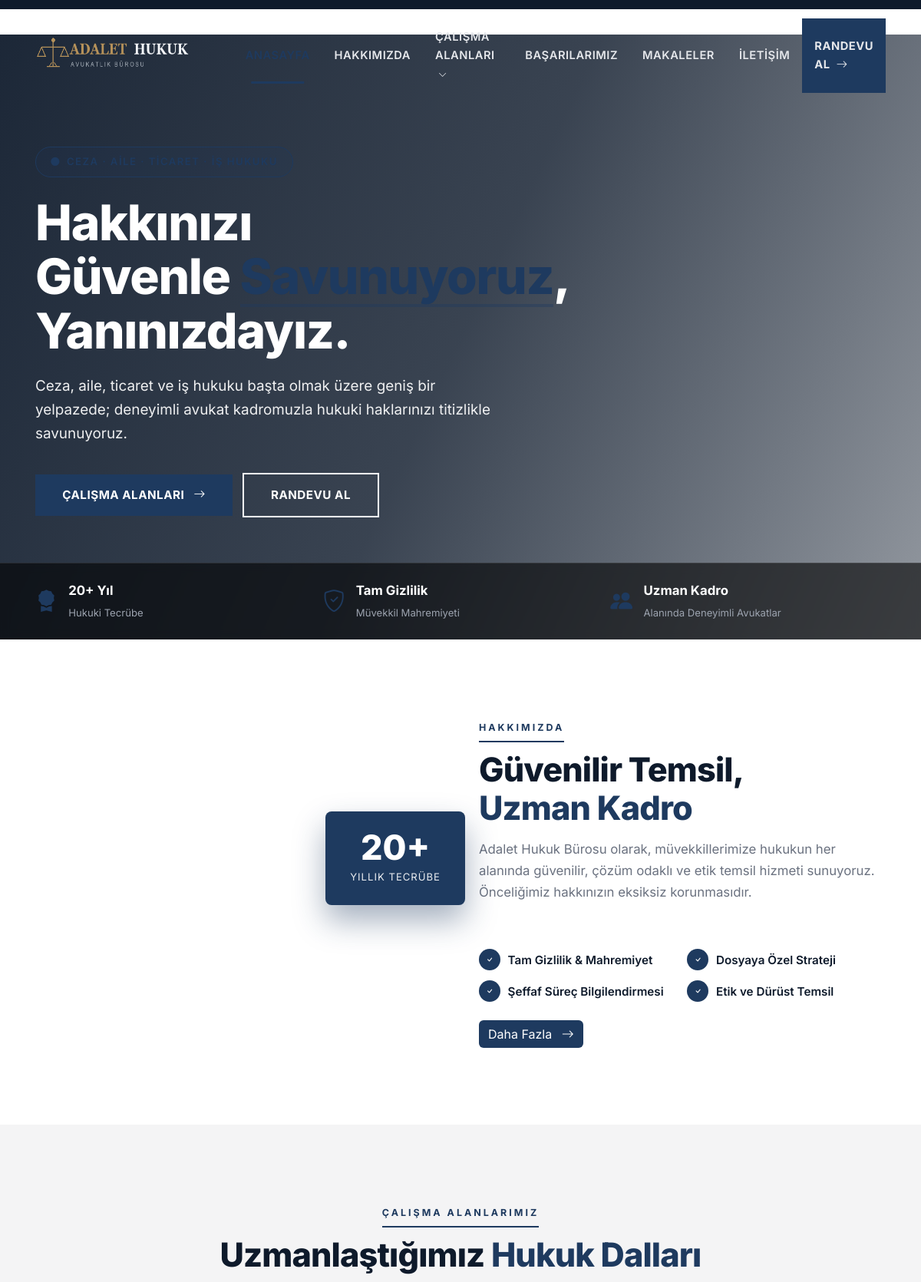
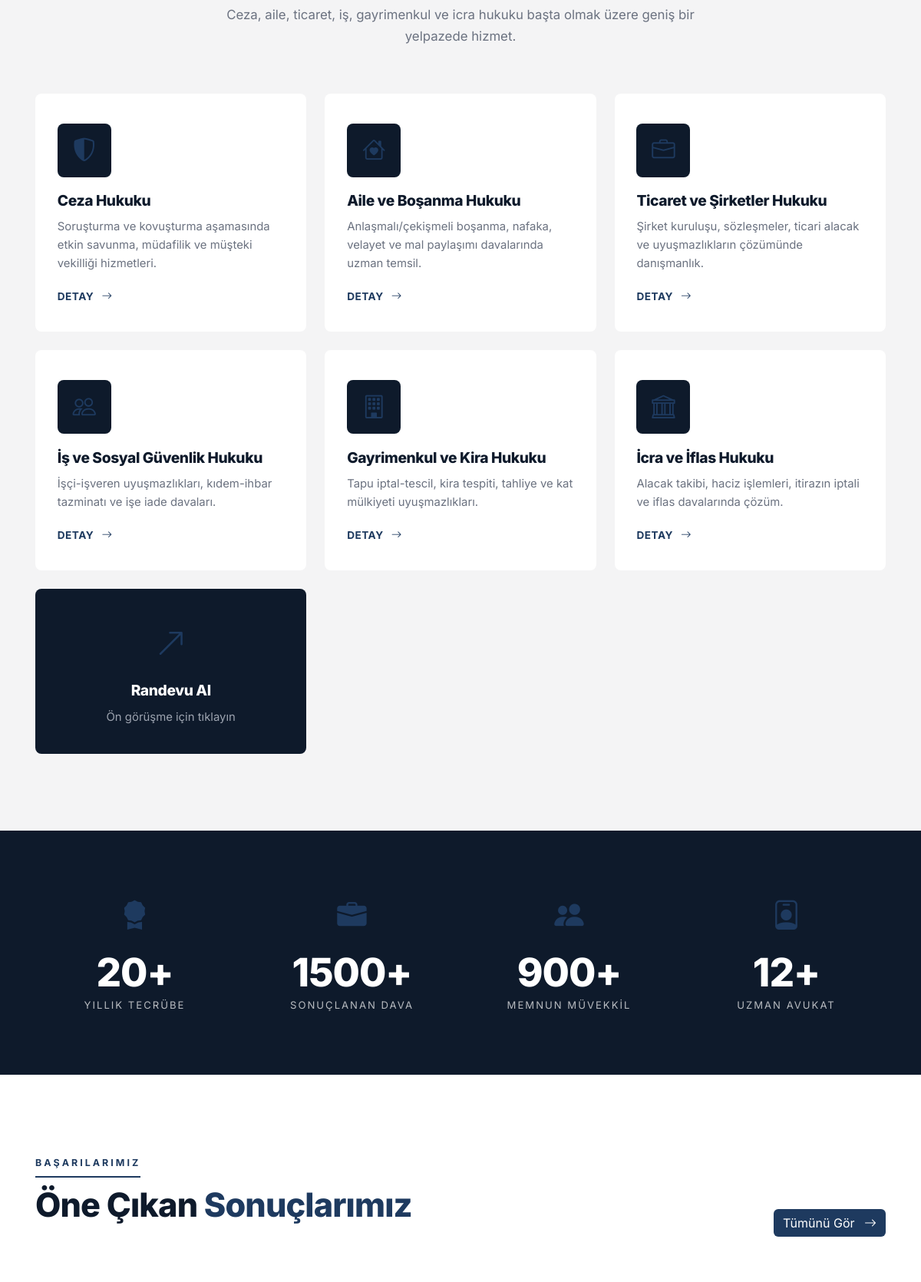
The page / (upper part) on the database its author committed (2 pictures, top to bottom).
### tables this page shows
CREATE TABLE `hizmetler` (
  `id` INT AUTO_INCREMENT PRIMARY KEY,
  `baslik` VARCHAR(150) NOT NULL,
  `slug` VARCHAR(180),
  `ozet` TEXT,
  `icerik` LONGTEXT,
  `ikon` VARCHAR(60) DEFAULT 'bi-building',
  `gorsel` VARCHAR(255),
  `sira` INT DEFAULT 0,
  `durum` TINYINT DEFAULT 1,
  `created_at` TIMESTAMP DEFAULT CURRENT_TIMESTAMP
);

### inc/helpers.php (called while the page is built, shortened)
<?php
require_once __DIR__ . '/db.php';
function e($s) { return htmlspecialchars($s ?? '', ENT_QUOTES, 'UTF-8'); }
function ayarlar() {
    static $cache = null;
    if ($cache === null) {
        global $db;
        $cache = [];
        foreach ($db->query("SELECT anahtar, deger FROM ayarlar") as $r) {
            $cache[$r['anahtar']] = $r['deger'];
        }
    }
    return $cache;
}
function ayar($k, $varsayilan = '') {
    $a = ayarlar();
    return $a[$k] ?? $varsayilan;
}
function getList($tablo, $where = '1', $order = 'sira ASC, id DESC', $limit = null) {
    global $db;
    $sql = "SELECT * FROM `$tablo` WHERE $where ORDER BY $order";
    if ($limit) $sql .= " LIMIT " . (int)$limit;
    return $db->query($sql)->fetchAll();
}

### index.php (the view, shortened to what this page needs)
<?php
require_once __DIR__ . '/inc/header.php';
$hizmetler = getList('hizmetler','durum=1','sira ASC');
?>
<section class="hero">
  <div class="container">
    <div class="row">
      <div class="col-lg-8">
        <span class="hero-badge"><i class="bi bi-circle-fill"></i> Ceza · Aile · Ticaret · İş Hukuku</span>
        <h1>Hakkınızı<br>Güvenle <span>Savunuyoruz</span>,<br>Yanınızdayız.</h1>
        <p><?= e(ayar('site_aciklama')) ?></p>
        <div class="hero-cta">
          <a href="<?= SITE_URL ?>/hizmetler" class="btn btn-orange me-md-2">Çalışma Alanları <i class="bi bi-arrow-right ms-2"></i></a>
          <a href="<?= SITE_URL ?>/teklif" class="btn btn-line">Randevu Al</a>
        </div>
      </div>
    </div>
  </div>
  <div class="hero-meta d-none d-md-block">
    <div class="container">
      <div class="row g-3">
        <div class="col-md-4 col-6"><div class="meta-item"><i class="bi bi-award-fill"></i><div><strong><?= e(ayar('yil')) ?>+ Yıl</strong><small>Hukuki Tecrübe</small></div></div></div>
        <div class="col-md-4 col-6"><div class="meta-item"><i class="bi bi-shield-check"></i><div><strong>Tam Gizlilik</strong><small>Müvekkil Mahremiyeti</small></div></div></div>
        <div class="col-md-4 col-12"><div class="meta-item"><i class="bi bi-people-fill"></i><div><strong>Uzman Kadro</strong><small>Alanında Deneyimli Avukatlar</small></div></div></div>
      </div>
    </div>
  </div>
</section>
<section>
  <div class="container">
    <div class="row align-items-center g-5">
      <div class="col-lg-6">
        <div class="about-img-wrap">
          <div class="exp-badge"><span class="num"><?= e(ayar('yil')) ?>+</span><span class="lbl">Yıllık Tecrübe</span></div>
        </div>
      </div>
      <div class="col-lg-6">
        <div class="section-head">
          <span class="mini">Hakkımızda</span>
          <h2>Güvenilir Temsil,<br><span>Uzman Kadro</span></h2>
          <p class="desc"><?= e(ayar('hakkimizda_kisa')) ?></p>
        </div>
        <ul class="about-features">
          <li><i class="bi bi-check"></i> Tam Gizlilik & Mahremiyet</li>
          <li><i class="bi bi-check"></i> Dosyaya Özel Strateji</li>
          <li><i class="bi bi-check"></i> Şeffaf Süreç Bilgilendirmesi</li>
          <li><i class="bi bi-check"></i> Etik ve Dürüst Temsil</li>
        </ul>
        <a href="<?= SITE_URL ?>/hakkimizda" class="btn btn-orange mt-4">Daha Fazla <i class="bi bi-arrow-right ms-2"></i></a>
      </div>
    </div>
  </div>
</section>
<section class="services-grid">
  <div class="container">
    <div class="section-head center">
      <span class="mini">Çalışma Alanlarımız</span>
      <h2>Uzmanlaştığımız <span>Hukuk Dalları</span></h2>
      <p class="desc">Ceza, aile, ticaret, iş, gayrimenkul ve icra hukuku başta olmak üzere geniş bir yelpazede hizmet.</p>
    </div>
    <div class="row g-4">
      <?php foreach($hizmetler as $h): ?>
      <div class="col-lg-4 col-md-6">
        <div class="service-card">
          <div class="icon"><i class="bi <?= e($h['ikon']) ?>"></i></div>
          <h4><?= e($h['baslik']) ?></h4>
          <p><?= e($h['ozet']) ?></p>
          <a href="<?= SITE_URL ?>/hizmet-detay?slug=<?= e($h['slug']) ?>">Detay <i class="bi bi-arrow-right"></i></a>
        </div>
      </div>
      <?php endforeach; ?>
      <div class="col-lg-4 col-md-6">
        <a href="<?= SITE_URL ?>/teklif" class="service-card d-flex align-items-center justify-content-center text-decoration-none" style="background:var(--dark);color:#fff;min-height:100%">
          <div class="text-center">
            <i class="bi bi-arrow-up-right" style="font-size:2.5rem;color:var(--primary)"></i>
            <h4 style="color:#fff;margin-top:1rem">Randevu Al</h4>
            <p style="color:#9ca3af;margin:0">Ön görüşme için tıklayın</p>
          </div>
        </a>
      </div>
    </div>
  </div>
</section>
<section class="stats">
  <div class="container">
    <div class="row g-4">
      <div class="col-md-3 col-6"><div class="stat"><i class="bi bi-award-fill"></i><h3><?= e(ayar('yil')) ?>+</h3><p>Yıllık Tecrübe</p></div></div>
      <div class="col-md-3 col-6"><div class="stat"><i class="bi bi-briefcase-fill"></i><h3><?= e(ayar('proje_sayi')) ?>+</h3><p>Sonuçlanan Dava</p></div></div>
      <div class="col-md-3 col-6"><div class="stat"><i class="bi bi-people-fill"></i><h3><?= e(ayar('musteri_sayi')) ?>+</h3><p>Memnun Müvekkil</p></div></div>
      <div class="col-md-3 col-6"><div class="stat"><i class="bi bi-person-badge"></i><h3><?= e(ayar('personel_sayi')) ?>+</h3><p>Uzman Avukat</p></div></div>
    </div>
  </div>
</section>
<section>
  <div class="container">
    <div class="section-head d-flex justify-content-between align-items-end flex-wrap">
      <div>
        <span class="mini">Başarılarımız</span>
        <h2>Öne Çıkan <span>Sonuçlarımız</span></h2>
      </div>
      <a href="<?= SITE_URL ?>/projeler" class="btn btn-orange">Tümünü Gör <i class="bi bi-arrow-right ms-2"></i></a>
    </div>
    <div class="row g-4">
    </div>
  </div>
</section>
<?php require_once __DIR__ . '/inc/footer.php'; ?>

### rows shown on the page
hizmetler: baslik "Ceza Hukuku", ozet "Soruşturma ve kovuşturma aşamasında etkin savunma, müdafilik ve müşteki vekilliği hizmetleri."
hizmetler: baslik "Aile ve Boşanma Hukuku", ozet "Anlaşmalı/çekişmeli boşanma, nafaka, velayet ve mal paylaşımı davalarında uzman temsil."
hizmetler: baslik "Ticaret ve Şirketler Hukuku", ozet "Şirket kuruluşu, sözleşmeler, ticari alacak ve uyuşmazlıkların çözümünde danışmanlık."
hizmetler: baslik "İş ve Sosyal Güvenlik Hukuku", ozet "İşçi-işveren uyuşmazlıkları, kıdem-ihbar tazminatı ve işe iade davaları."
hizmetler: baslik "Gayrimenkul ve Kira Hukuku", ozet "Tapu iptal-tescil, kira tespiti, tahliye ve kat mülkiyeti uyuşmazlıkları."
hizmetler: baslik "İcra ve İflas Hukuku", ozet "Alacak takibi, haciz işlemleri, itirazın iptali ve iflas davalarında çözüm."

### other values the page prints
ayar('site_aciklama') "Ceza, aile, ticaret ve iş hukuku başta olmak üzere geniş bir yelpazede; deneyimli avukat kadromuzla hukuki haklarınızı titizlikle savunuyoruz."
ayar('yil') "20"
ayar('hakkimizda_kisa') "Adalet Hukuk Bürosu olarak, müvekkillerimize hukukun her alanında güvenilir, çözüm odaklı ve etik temsil hizmeti sunuyoruz. Önceliğimiz hakkınızın eksiksiz korunmasıdır."
ayar('proje_sayi') "1500"
ayar('musteri_sayi') "900"
ayar('personel_sayi') "12"
